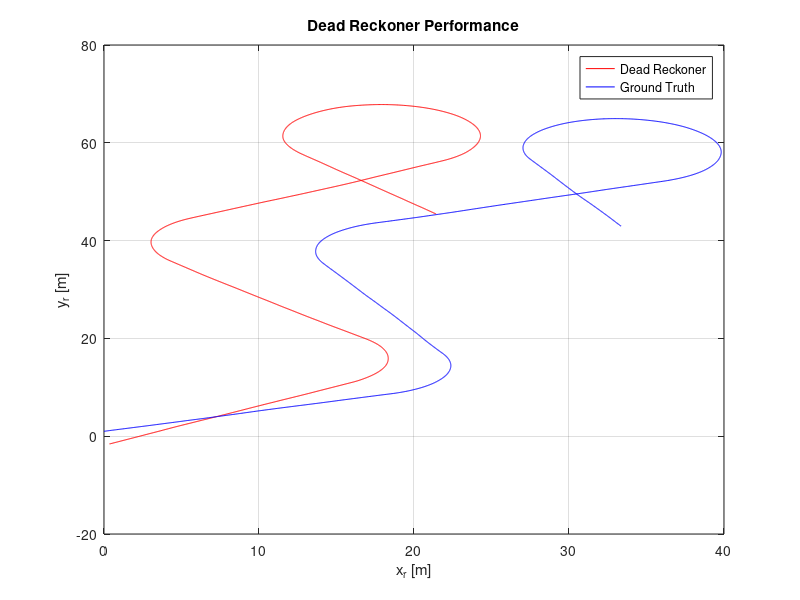
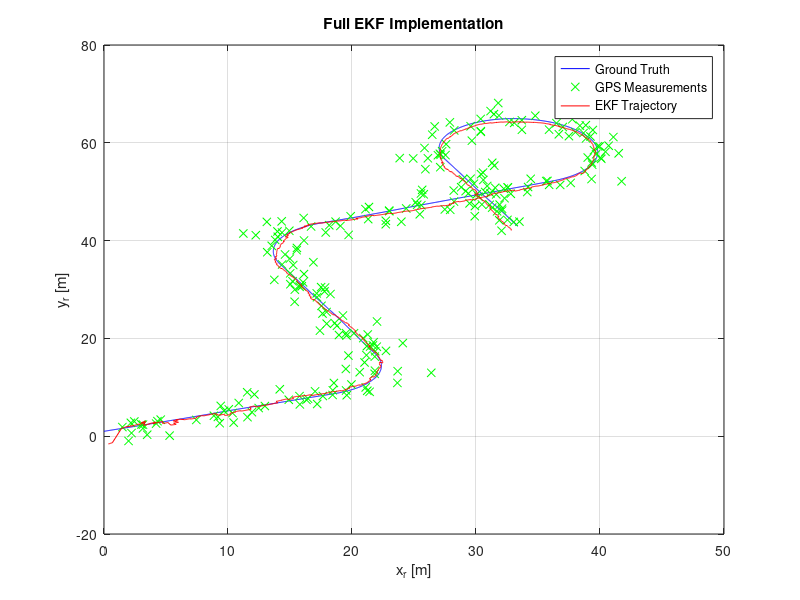
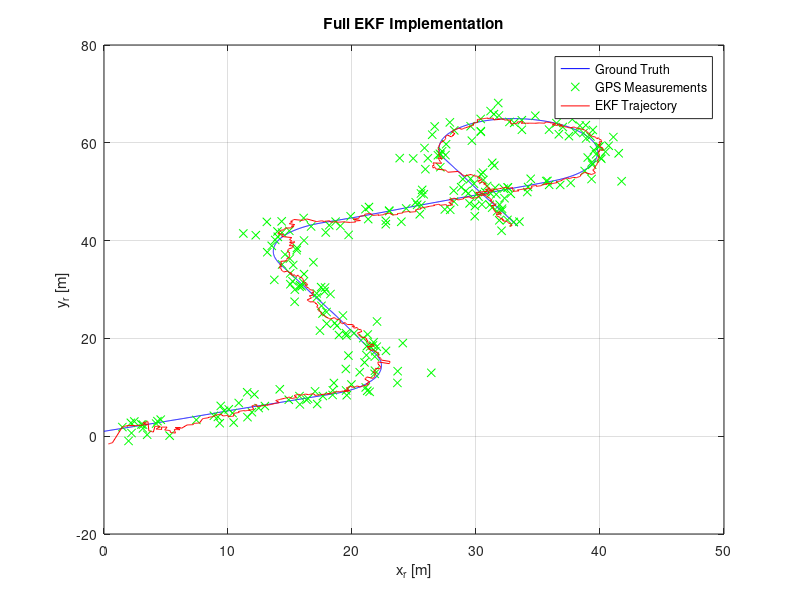

Here is the MATLAB script that generated these plots, in order:
%% General Clearing
close all;
clear;
clc;

%% Part b
close all;
clear;
clc;
%Load in data and separate into individual variables
cal_data = load('calibration.mat');
q_gt = cal_data.q_groundTruth;
t_gt = cal_data.t_groundTruth;
t_y = cal_data.t_y;
u = cal_data.u;
y = cal_data.y;

%Measurement covariance W
w = y - q_gt(1:2,10:10:2500);
% figure;
% histogram(w(1,:));
% hold on;
% histogram(w(2,:));
% legend('w1','w2')
% figure;
% plot(w(1,:),w(2,:),'.')
W = cov(w');

%Process covariance V
v = zeros(2,length(q_gt)-1);
T = 0.01;
for k=1:length(q_gt)-1
    F = [1 0 -T*sin(q_gt(3,k));
         0 1  T*cos(q_gt(3,k));
         0 0  1];
    G = [T*cos(q_gt(3,k)), 0;
         T*sin(q_gt(3,k)), 0;
         0               , T];
    gamma = [T*cos(q_gt(3,k)), 0;
             T*sin(q_gt(3,k)), 0;
             0               , T];
    v(:,k) = gamma \ (q_gt(:,k+1) - F*q_gt(:,k) - G*u(:,k));
end
% figure;
% histogram(v(1,:));
% hold on;
% histogram(v(2,:));
% legend('v1','v2')
% figure;
% plot(v(1,:),v(2,:),'.')
V = cov(v');

%% Part c
%Load in data and create given initializations
kfData = load('kfData.mat');
q_gtc = kfData.q_groundtruth;
tc = kfData.t;
t_yc = kfData.t_y;
uc = kfData.u;
yc = kfData.y;
qh(:,1) = [0.355; -1.590; 0.682];
% qh(:,1) = [0; 1; 0.3927];
P = [25 0 0; 0 25 0; 0 0 0.154];

%i) dead reckoner
for k=1:length(uc)
    v = mvnrnd([0;0],V);
    qh(1,k+1) = qh(1,k) + T*(uc(1,k) + v(1))*cos(qh(3,k));
    qh(2,k+1) = qh(2,k) + T*(uc(1,k) + v(1))*sin(qh(3,k));
    qh(3,k+1) = qh(3,k) + T*(uc(2,k) + v(2));
end

%Plot dead reckoner vs actual state
figure;
plot(qh(1,:),qh(2,:),'r')
hold on
plot(q_gtc(1,:),q_gtc(2,:),'b')
title('Dead Reckoner Performance')
xlabel('x_r [m]')
ylabel('y_r [m]')
legend('Dead Reckoner','Ground Truth','location','best')
grid on

%%%%%%%%%%%%%%%%%%%%%%%%%%%%%%%%%%%%%%%%%%%%%%%%%%%%%%%%%%%%%%%%%%%%%%%%%%%
%ii) Full EKF
qh(:,1) = [0.355; -1.590; 0.682];
P = [25 0 0; 0 25 0; 0 0 0.154];
i = 1;

for k=1:length(uc)
    %Prediction Step
    v = mvnrnd([0;0],V);
    qh(1,k+1) = qh(1,k) + T*(uc(1,k) + v(1))*cos(qh(3,k));
    qh(2,k+1) = qh(2,k) + T*(uc(1,k) + v(1))*sin(qh(3,k));
    qh(3,k+1) = qh(3,k) + T*(uc(2,k) + v(2));
    F = [1 0 -T*(uc(1,k))*sin(qh(3,k));
         0 1  T*(uc(1,k))*cos(qh(3,k));
         0 0  1];
    gamma = [T*cos(qh(3,k)), 0;
             T*sin(qh(3,k)), 0;
             0             , T];
    P = F*P*F' + gamma * V * gamma';
    
    %Update Step
    if (mod(k+1,10) == 0)
        w = mvnrnd([0;0],W);
        H = [1 0 0; 0 1 0];
        S = H*P*H' + W;
        qh(:,k+1) = qh(:,k+1) + P*H'*inv(S)*(yc(:,i) - qh(1:2,k+1));
        P = P - P*H'*inv(S)*H*P;
        i = i + 1;
    end
end

%Plot requested results
figure;
plot(q_gtc(1,:),q_gtc(2,:),'b')
hold on
plot(yc(1,:),yc(2,:),'gx')
plot(qh(1,:),qh(2,:),'r')
title('Full EKF Implementation')
xlabel('x_r [m]')
ylabel('y_r [m]')
legend('Ground Truth','GPS Measurements','EKF Trajectory','location','best')
grid on

%%%%%%%%%%%%%%%%%%%%%%%%%%%%%%%%%%%%%%%%%%%%%%%%%%%%%%%%%%%%%%%%%%%%%%%%%%%
%iii) scaled down W
W = W ./ 100;
qh(:,1) = [0.355; -1.590; 0.682];
P = [25 0 0; 0 25 0; 0 0 0.154];
i = 1;

for k=1:length(uc)
    %*******Implement Full EKF here (need to fix F matrix?)
    %Prediction Step
    v = mvnrnd([0;0],V);
    qh(1,k+1) = qh(1,k) + T*(uc(1,k) + v(1))*cos(qh(3,k));
    qh(2,k+1) = qh(2,k) + T*(uc(1,k) + v(1))*sin(qh(3,k));
    qh(3,k+1) = qh(3,k) + T*(uc(2,k) + v(2));
    F = [1 0 -T*(uc(1,k))*sin(qh(3,k));
         0 1  T*(uc(1,k))*cos(qh(3,k));
         0 0  1];
    gamma = [T*cos(qh(3,k)), 0;
             T*sin(qh(3,k)), 0;
             0             , T];
    P = F*P*F' + gamma * V * gamma';
    
    %Update Step
    if (mod(k+1,10) == 0)
        H = [1 0 0; 0 1 0];
        S = H*P*H' + W;
        qh(:,k+1) = qh(:,k+1) + P*H'*inv(S)*(yc(:,i) - qh(1:2,k+1));
        P = P - P*H'*inv(S)*H*P;
        i = i + 1;
    end
end

% Plot requested results
figure;
plot(q_gtc(1,:),q_gtc(2,:),'b')
hold on
plot(yc(1,:),yc(2,:),'gx')
plot(qh(1,:),qh(2,:),'r')
title('Full EKF Implementation')
xlabel('x_r [m]')
ylabel('y_r [m]')
legend('Ground Truth','GPS Measurements','EKF Trajectory','location','best')
grid on